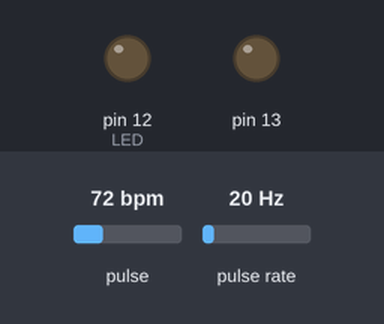
This sketch was run on a simulated Arduino Uno, built with avr-gcc and run on an emulated ATmega328P. Shown: output pins drawn as LEDs (lit = HIGH). Wiring (inferred from the names in the program): pulse sensor: data pin 2. The test bench sets the inputs (shaded band); at power-on: pulse 72 bpm, pulse rate 20 Hz. What the sketch prints to the serial monitor is not drawn.

Above: at 0.3 s.
At 15.0 s:
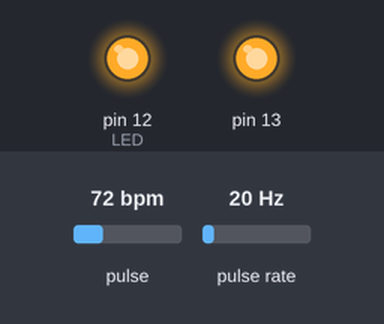
At 35.4 s:
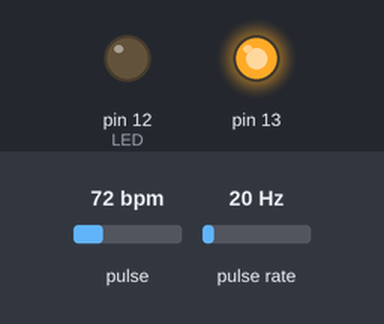
Timing chart, 0 to 36.9 s (numbered marks = the images above):
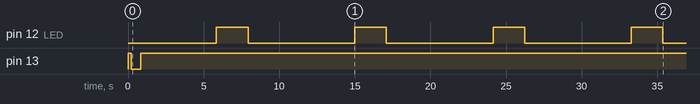

The sketch:

heartbeat_saline_level.ino
```cpp
#define USE_ARDUINO_INTERRUPTS true
#include <PulseSensorPlayground.h>

const int PulseWire = 0;
const int LED = 12;
const int LED2 = 13;
int Threshold = 550;


const int flowSensorPin = 2; // Connect the flow sensor to digital pin 2
volatile int pulseCount = 0; // Measure the number of pulses

float flowRate = 0.0; // Flow rate in liters per minute
unsigned int flowMilliLitres = 0; // Total accumulated flow in milliliters
unsigned long totalMilliLitres = 0; // Total accumulated flow in milliliters over time
unsigned long oldTime = 0; // Previous time


PulseSensorPlayground pulseSensor;

void setup() {
  Serial.begin(9600);
  pinMode(flowSensorPin, INPUT);
  pinMode(LED, OUTPUT);
  attachInterrupt(digitalPinToInterrupt(flowSensorPin), pulseCounter, FALLING);
  pulseSensor.analogInput(PulseWire);
  pulseSensor.blinkOnPulse(LED2);
  pulseSensor.setThreshold(Threshold);

  if (pulseSensor.begin()) {
    Serial.println("PulseSensor Object created!");
  }
}

void loop() {
  int heartRate;
  while (pulseSensor.sawStartOfBeat()) {
    heartRate = pulseSensor.getBeatsPerMinute();
    Serial.println("♥ A HeartBeat Happened!");
    Serial.print("Heart Rate: ");
    Serial.println(heartRate);
    float salineNeeded = map(heartRate, 30, 120, 100, 500); // Map heart rate to saline needed (60-120 BPM to 100-500 ml)


      Serial.print("Saline Needed: ");
      Serial.println(salineNeeded);
      waterFlow(salineNeeded);

    // Example: Linear relationship between heart rate and saline needed
    // This is a fictional and simplistic example. Consult with a medical professional for accurate information.

  }

  delay(20);
}


void waterFlow(int value) {
  totalMilliLitres=0;pulseCount=0;
  delay(5000);
  Serial.println("starting pump");

  while(1){
  unsigned long currentTime = millis();

  if (currentTime - oldTime > 1000) { // Update every 1 second
   //totalMilliLitres=0;
    detachInterrupt(digitalPinToInterrupt(flowSensorPin)); // Disable interrupts while calculating flow rate
    flowRate = pulseCount / 7.5; // Convert pulses to flow rate in liters per minute (assuming 7.5 pulses per liter)
    flowMilliLitres = (flowRate / 60) * 1000; // Convert flow rate to milliliters per second
    totalMilliLitres += flowMilliLitres; // Accumulate total flow
    oldTime = currentTime; // Update old time
    pulseCount = 0; // Reset pulse count
    attachInterrupt(digitalPinToInterrupt(flowSensorPin), pulseCounter, FALLING); // Re-enable interrupts
  }

  // Your code here: Perform actions based on the water flow data
  // Example: Print flow rate and total flow to Serial Monitor
  Serial.print("Flow rate: ");
  Serial.print(flowRate);
  Serial.print(" L/min\t");
  Serial.print("Total flow: ");
  Serial.print(totalMilliLitres);
  Serial.println(" mL");
  if(totalMilliLitres<value){
    digitalWrite(LED,1);
    Serial.println(" doing");
  }
  else{
    digitalWrite(LED,0);
    Serial.print("Flow rate: ");
  Serial.print(flowRate);
  Serial.print(" L/min\t");
  Serial.print("Total flow: ");
  Serial.print(totalMilliLitres);
  Serial.println(" mL");
    Serial.println(" done");
    delay(2000);
    totalMilliLitres=0;
    break;
  }
  }
}

void pulseCounter() {
  pulseCount++;
}
```

Measured:
- by itself, pin 12 (LED): alternates HIGH for 2.1 s and LOW for 7.1 s
- by itself, pin 13: LOW → HIGH at 0.00 s, → LOW 0.20 s later, → HIGH 0.65 s later
